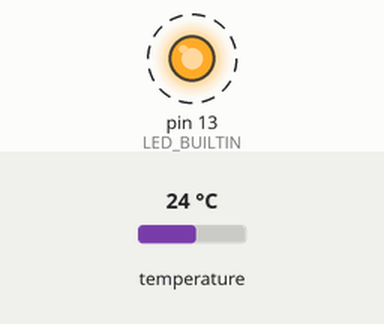
A sketch run on a simulated Arduino Uno, built with avr-gcc and run on an emulated ATmega328P. On the bench: output pins drawn as LEDs (lit = HIGH). Wiring (inferred from the names in the program): TMP102 temperature sensor at I2C address 0x48. Dashed ring = blinking. The inputs (shaded band) are chosen by the test bench; at power-on: temperature 24 °C. What the sketch prints to the serial monitor is not drawn.

Above: at 0.2 s.
Timing chart, 0 to 3.0 s (numbered marks = the images above):
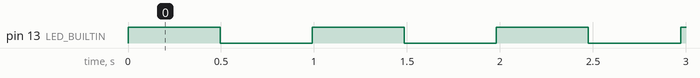

The sketch:

usingfreertos+queue+tmp102.ino
```cpp
#include <SPI.h>
#include <Wire.h>
#include <Arduino_FreeRTOS.h>
#include <queue.h>
#define Tmp102_adrress 0x48 // tmp102 address see datasheet

struct TMP102_SENSOR{
  int16_t temperature;
};
uint8_t temp[2];
int16_t value;


QueueHandle_t MYQUEUE;

void setup() {
  // put your setup code here, to run once:
  MYQUEUE = xQueueCreate( 2, sizeof(struct TMP102_SENSOR));

  if  (MYQUEUE != NULL){
    xTaskCreate(TaskSerial, // Task function
                "Serial", // A name just for humans
                128,  // This stack size can be checked & adjusted by reading the Stack Highwater
                NULL,
                2, // Priority, with 3 (configMAX_PRIORITIES - 1) being the highest, and 0 being the lowest.
                NULL);

        xTaskCreate(TaskBlink, // Task function
              "Blink", // Task name
              128, // Stack size
              NULL,
              0, // Priority
              NULL );

        xTaskCreate(TaskreadTMP102, // Task function
                "TMP102", // Task name
                256,  // Stack size
                NULL,
                2, // Priority
                NULL);

}
}

void loop() {
  // put your main code here, to run repeatedly:

}
void TaskBlink(void *pvParameters)/* led loacted on the uno board*/
{
  (void) pvParameters;
  pinMode(LED_BUILTIN, OUTPUT);
  static bool led_toggle = false;
  for (;;)
  {
    led_toggle = !led_toggle;
    digitalWrite(LED_BUILTIN, led_toggle);
    vTaskDelay( 500 / portTICK_PERIOD_MS );
  }
}

void TaskreadTMP102(void *pvParameters)
{
  struct TMP102_SENSOR TEMP_sensor;
  Wire.begin();
  (void) pvParameters;

  for (;;)
  {
  Wire.beginTransmission(Tmp102_adrress); // wake the sensor point to 0x48
  Wire.write(0x00); //register address  reset register pointer address to defualt so its ready to read temp
  Wire.endTransmission();
  Wire.requestFrom(Tmp102_adrress, 2); // request 2 bytes from senor temp data
  Wire.endTransmission();
  delay(10);
  if ( Wire.available()<=2){ /* if  2byte is available*/
  //read data out
  temp[0] = Wire.read();
  temp[1] = Wire.read();

  //ignore the lower 4 bits of byte 2
  temp[1] = temp [1] >> 4 ; // use left shit
  //combine to make 12 bits binary number
  int16_t temporary_value = ((temp[0] << 4) | temp[1]);

  //convert to celcius (0.0625C resolution)

  value = temporary_value * 0.0625;
  TEMP_sensor.temperature = value ;
  xQueueSend (MYQUEUE, &TEMP_sensor, portMAX_DELAY);
  vTaskDelay( 5000 / portTICK_PERIOD_MS );
  }
}
}

void TaskSerial(void * pvParameters) {

  (void) pvParameters;
  // Init Arduino serial
  Serial.begin(9600);

  // Wait for serial port to connect. Needed for native USB, on LEONARDO, MICRO, YUN, and other 32u4 based boards.
  while (!Serial) {
    vTaskDelay(1);
  }
  struct TMP102_SENSOR TEMP_sensor;
  for (;;)
  {
    if (xQueueReceive (MYQUEUE, &TEMP_sensor, portMAX_DELAY) == pdPASS){
        Serial.print(F("Temperature: "));
        Serial.print(TEMP_sensor.temperature);
        Serial.print(F("°C "));
        Serial.println();
    }
    vTaskDelay( 500 / portTICK_PERIOD_MS );
  }
}
```

Measured:
- by itself, pin 13 (LED_BUILTIN): alternates HIGH for 0.50 s and LOW for 0.50 s
